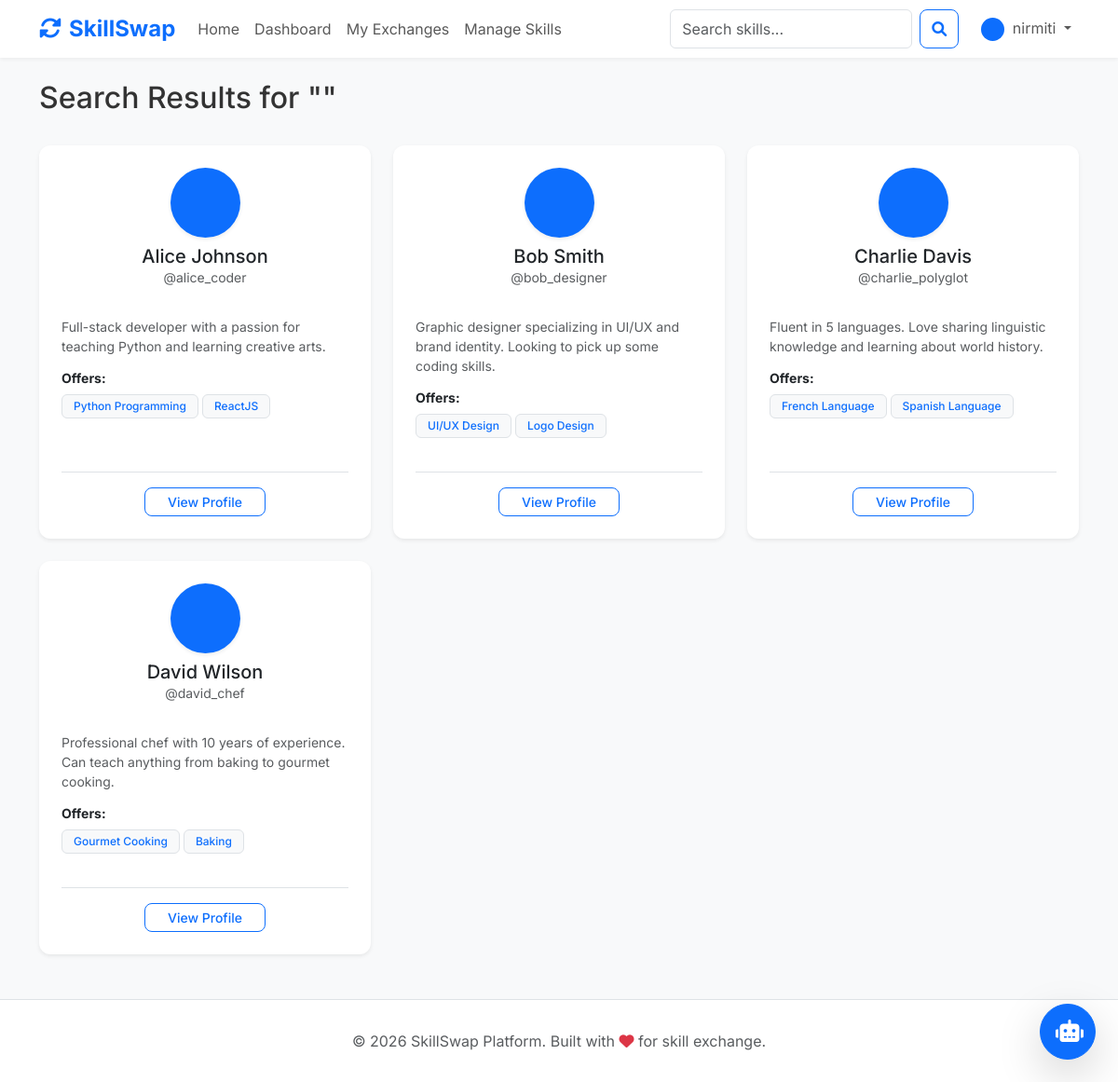
Page /search (signed in) on the committed database.
### app/models/user.py (models this page shows, shortened)
class User(db.Model, UserMixin):
    id = db.Column(db.Integer, primary_key=True)
    username = db.Column(db.String(20), unique=True, nullable=False)
    email = db.Column(db.String(120), unique=True, nullable=False)
    password = db.Column(db.String(60), nullable=False)
    name = db.Column(db.String(100), nullable=False)
    bio = db.Column(db.Text, nullable=True)
    location = db.Column(db.String(100), nullable=True)
    contact_info = db.Column(db.String(200), nullable=True) # For email, Zoom link, etc.
    profile_pic = db.Column(db.String(20), nullable=False, default='default.jpg')
    date_joined = db.Column(db.DateTime, nullable=False, default=datetime.utcnow)
    skills = db.relationship('Skill', backref='owner', lazy=True, cascade="all, delete-orphan")
    requests_sent = db.relationship('ExchangeRequest',
                                   foreign_keys='ExchangeRequest.sender_id',
                                   backref='sender', lazy=True,
                                   cascade="all, delete-orphan")
    requests_received = db.relationship('ExchangeRequest',
                                       foreign_keys='ExchangeRequest.receiver_id',
                                       backref='receiver', lazy=True,
                                       cascade="all, delete-orphan")

### app/models/skill.py (models this page shows, shortened)
class Skill(db.Model):
    id = db.Column(db.Integer, primary_key=True)
    name = db.Column(db.String(100), nullable=False)
    description = db.Column(db.Text, nullable=True)
    category = db.Column(db.String(50), nullable=False) # Technical, Creative, Language, etc.
    skill_type = db.Column(db.String(20), nullable=False) # Offered, Wanted
    class_code = db.Column(db.String(50), nullable=True) # Unique code for the skill/class
    user_id = db.Column(db.Integer, db.ForeignKey('user.id'), nullable=False)
    date_added = db.Column(db.DateTime, nullable=False, default=datetime.utcnow)

### app/routes/main.py (the view, shortened to what this page needs)
@main.route("/search")
@login_required
def search():
    try:
        query = request.args.get('q', '')
        category = request.args.get('category', '')
        users_query = User.query.filter(User.id != current_user.id)
        if category:
            users_query = users_query.outerjoin(Skill).filter(Skill.category == category)
        results = users_query.distinct().all()
        return render_template('main/search_results.html', title='Search Results', results=results, query=query)
    except Exception as e:
        print(f"SEARCH ERROR: {e}")
        import traceback
        traceback.print_exc()
        return f"An internal error occurred during search: {e}", 500

### app/models/user.py (called while the page is built)
@login_manager.user_loader
def load_user(user_id):
    return User.query.get(int(user_id))

### app/templates/main/search_results.html (shortened to what this page needs)
{% extends "base.html" %}
{% block content %}
<div class="row">
    <div class="col-md-12 mb-4">
        <h2>Search Results for "{{ query }}"</h2>
    </div>
    <div class="col-md-12">
        <div class="row row-cols-1 row-cols-md-2 row-cols-lg-3 g-4">
            {% if results %}
            {% for user in results %}
            {% if user %}
            <div class="col">
                <div class="card h-100 shadow-sm p-4">
                    <div class="text-center mb-3">
                        {% if user.profile_pic %}
                        <img src="{{ url_for('static', filename='profile_pics/' + user.profile_pic) }}"
                            class="rounded-circle mx-auto mb-2 shadow-sm"
                            style="width: 75px; height: 75px; object-fit: cover;">
                        {% else %}
                        <div class="bg-primary text-white rounded-circle mx-auto mb-2 d-flex align-items-center justify-content-center"
                            style="width: 75px; height: 75px; font-size: 1.5rem;">
                            {{ user.username[0].upper() if user.username else '?' }}
                        </div>
                        {% endif %}
                        <h5 class="card-title mb-0">{{ user.name }}</h5>
                        <p class="text-muted small">@{{ user.username }}</p>
                    </div>
                    <p class="card-text small text-muted mb-3">
                        {% if user.bio %}
                        {{ user.bio[:120] }}{% if user.bio|length > 120 %}...{% endif %}
                        {% else %}
                        No bio provided.
                        {% endif %}
                    </p>
                    <div class="mb-3">
                        <h6 class="small fw-bold">Offers:</h6>
                        <div class="d-flex flex-wrap gap-1">
                            {% for skill in user.skills if skill.skill_type == 'Offered' %}
                            <span class="badge bg-light text-primary border small">{{ skill.name }}</span>
                            {% else %}
                            <span class="text-muted small italic">No skills listed.</span>
                            {% endfor %}
                        </div>
                    </div>
                    <div class="mt-auto pt-3 border-top text-center">
                        <a href="{{ url_for('profile.view_profile', username=user.username) }}"
                            class="btn btn-sm btn-outline-primary px-4">View Profile</a>
                    </div>
                </div>
            </div>
            {% endif %}
            {% endfor %}
            {% endif %}
        </div>
    </div>
</div>
{% endblock %}

### app/templates/base.html (shortened to what this page needs)
<!DOCTYPE html>
<html lang="en">
<head>
    <link href="https://cdn.jsdelivr.net/npm/bootstrap@5.3.0/dist/css/bootstrap.min.css" rel="stylesheet">
    <link rel="stylesheet" href="https://cdnjs.cloudflare.com/ajax/libs/font-awesome/6.0.0/css/all.min.css">
    <link rel="stylesheet" href="{{ url_for('static', filename='css/style.css') }}">
</head>
<body>
    <nav class="navbar navbar-expand-lg navbar-light bg-light sticky-top mb-4">
        <div class="container">
            <a class="navbar-brand" href="{{ url_for('main.index') }}">
                <i class="fas fa-sync-alt me-2"></i>SkillSwap
            </a>
            <div class="collapse navbar-collapse" id="navbarNav">
                <ul class="navbar-nav me-auto">
                    <li class="nav-item">
                        <a class="nav-link" href="{{ url_for('main.home') }}">Home</a>
                    </li>
                    {% if current_user.is_authenticated %}
                    <li class="nav-item">
                        <a class="nav-link" href="{{ url_for('main.dashboard') }}">Dashboard</a>
                    </li>
                    <li class="nav-item">
                        <a class="nav-link" href="{{ url_for('exchanges.list_exchanges') }}">My Exchanges</a>
                    </li>
                    <li class="nav-item">
                        <a class="nav-link" href="{{ url_for('skills.manage_skills') }}">Manage Skills</a>
                    </li>
                    {% endif %}
                </ul>
                <div class="navbar-nav">
                    {% if current_user.is_authenticated %}
                    <form class="d-flex me-3" action="{{ url_for('main.search') }}" method="GET">
                        <input class="form-control me-2" type="search" placeholder="Search skills..." name="q"
                            aria-label="Search">
                        <button class="btn btn-outline-primary" type="submit"><i class="fas fa-search"></i></button>
                    </form>
                    <div class="nav-item dropdown">
                        <a class="nav-link dropdown-toggle" href="#" id="navbarDropdown" role="button"
                            data-bs-toggle="dropdown">
                            {% if current_user.is_authenticated and current_user.profile_pic %}
                            <img src="{{ url_for('static', filename='profile_pics/' + current_user.profile_pic) }}"
                                class="rounded-circle me-1" style="width: 25px; height: 25px; object-fit: cover;">
                            {% else %}
                            <i class="fas fa-user-circle me-1"></i>
                            {% endif %}
                            {{ current_user.username if current_user.is_authenticated else 'Guest' }}
                        </a>
                    </div>
                    {% else %}
                    <a class="nav-item nav-link" href="{{ url_for('auth.login') }}">Login</a>
                    <a class="nav-item nav-link" href="{{ url_for('auth.register') }}">Register</a>
                    {% endif %}
                </div>
            </div>
        </div>
    </nav>
    <div class="container min-vh-100">
        {% block content %}{% endblock %}
    </div>
    <div id="chatbot-container" class="position-fixed bottom-0 end-0 m-4" style="z-index: 1050;">
        <button id="chatbot-toggle" class="btn btn-primary rounded-circle shadow-lg p-3"
            style="width: 60px; height: 60px;">
            <i class="fas fa-robot fs-4"></i>
        </button>
    </div>
    <footer class="footer text-center mt-5">
        <div class="container">
            <p class="text-muted mb-0">© 2026 SkillSwap Platform. Built with <i class="fas fa-heart text-danger"></i>
                for skill exchange.</p>
        </div>
    </footer>
</body>
</html>

### app/static/css/style.css (style rules this page uses)
#chatbot-container { transition: all 0.3s ease; }
:root { --primary-color: #0d6efd; --secondary-color: #6c757d; --success-color: #198754; --danger-color: #dc3545; --warning-color: #ffc107; --light-bg: #f8f9fa; --white: #ffffff; }
body { background-color: var(--light-bg); color: #333; }
.navbar-brand { font-weight: bold; color: var(--primary-color) !important; }
.card { border: none; border-radius: 12px; transition: all 0.3s ease; background-color: var(--white); margin-bottom: 20px; }
.btn { border-radius: 8px; font-weight: 500; }
.badge { padding: 6px 12px; font-weight: 500; }

### app/templates/base.html (style rules this page uses)
body { font-family: 'Inter', sans-serif; background-color: #f8f9fa; }
.navbar { box-shadow: 0 2px 4px rgba(0, 0, 0, 0.05); background-color: #ffffff !important; }
.navbar-brand { font-weight: 700; color: #0d6efd !important; font-size: 1.5rem; }
.btn-primary { padding: 0.5rem 1.5rem; font-weight: 500; }
.card { border: none; border-radius: 12px; box-shadow: 0 4px 6px rgba(0, 0, 0, 0.05); transition: transform 0.2s; }
.footer { background-color: #ffffff; border-top: 1px solid #dee2e6; padding: 2rem 0; margin-top: 3rem; }

### rows in the picture
User: profile_pic (placeholder picture), username "nirmiti"
User: profile_pic (placeholder picture), name "Alice Johnson", username "alice_coder", bio "Full-stack developer with a passion for teaching Python and learning creative arts."
Skill: name "Python Programming"
Skill: name "ReactJS"
User: profile_pic (placeholder picture), name "Bob Smith", username "bob_designer", bio "Graphic designer specializing in UI/UX and brand identity. Looking to pick up some coding skills."
Skill: name "UI/UX Design"
Skill: name "Logo Design"
User: profile_pic (placeholder picture), name "Charlie Davis", username "charlie_polyglot", bio "Fluent in 5 languages. Love sharing linguistic knowledge and learning about world history."
Skill: name "French Language"
Skill: name "Spanish Language"
User: profile_pic (placeholder picture), name "David Wilson", username "david_chef", bio "Professional chef with 10 years of experience. Can teach anything from baking to gourmet cooking."
Skill: name "Gourmet Cooking"
Skill: name "Baking"
